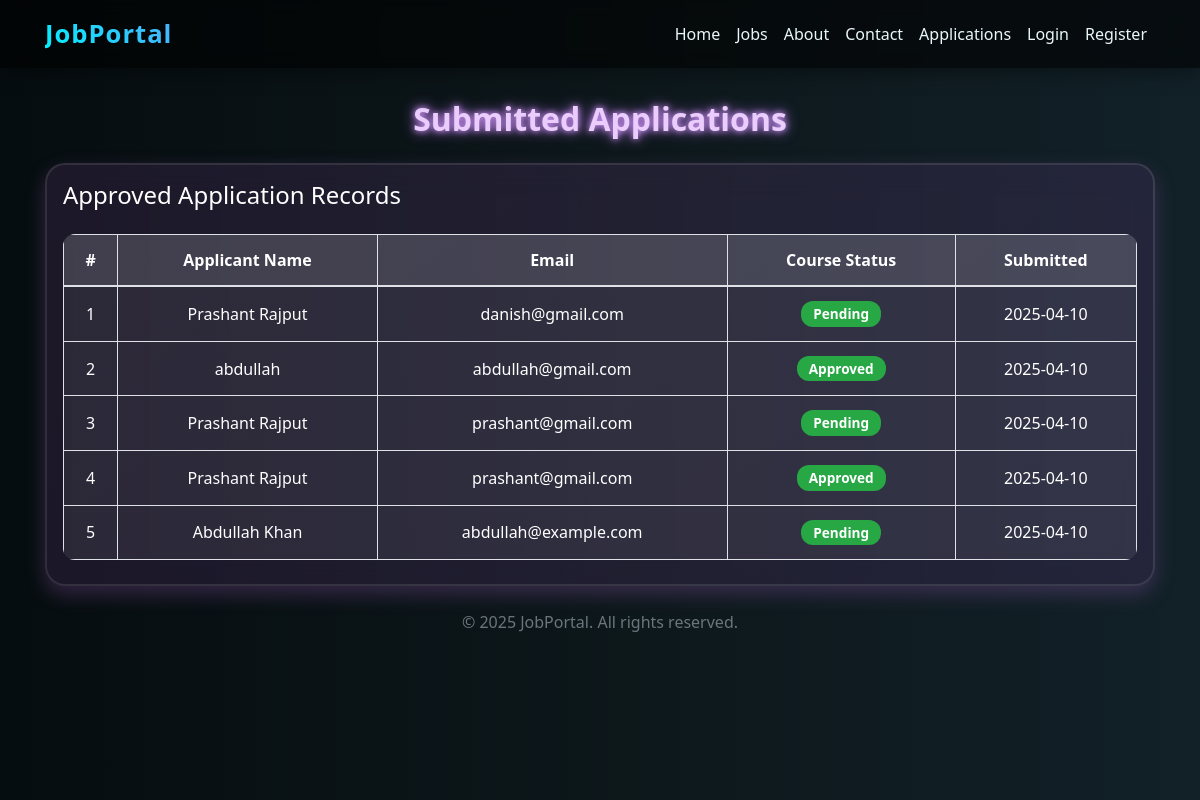
Screenshot of /submitted-applications.php with the database file from the repository.
### tables this page shows
CREATE TABLE `applications` (
  `id` int(11) NOT NULL,
  `job_title` varchar(255) DEFAULT NULL,
  `full_name` varchar(255) DEFAULT NULL,
  `email` varchar(255) DEFAULT NULL,
  `resume_file` varchar(255) DEFAULT NULL,
  `cover_letter` text DEFAULT NULL,
  `applied_at` timestamp NOT NULL DEFAULT current_timestamp(),
  `application_status` varchar(50) DEFAULT 'Pending',
  `job_id` int(11) DEFAULT NULL,
  `user_id` int(11) DEFAULT NULL
);

### submitted-applications.php (the view, shortened to what this page needs)
<?php
include('includes/db.php');
include('includes/head.php');
?>
<link rel="stylesheet" href="includes/style.php">
<body>
    <div class="bg-overlay"></div>
    <?php include('includes/navbar.php'); ?>
    <div class="container main-content">
        <h3 class="glow-title text-center" data-aos="zoom-in">
            <i class="fas fa-paper-plane me-2"></i>Submitted Applications
        </h3>
        <div class="glass-card mt-4" data-aos="fade-up">
            <div class="d-flex justify-content-between align-items-center mb-3 px-3 pt-3">
                <h4><i class="fas fa-list me-2"></i>Approved Application Records</h4>
            </div>
            <div class="table-responsive px-3 pb-4">
                <table class="table table-bordered text-center mb-0">
                    <thead>
                        <tr>
                            <th>#</th>
                            <th>Applicant Name</th>
                            <th>Email</th>
                            <th>Course Status</th>
                            <th>Submitted</th>
                        </tr>
                    </thead>
                    <tbody>
                        <?php
                        $query = "SELECT full_name, email, application_status, applied_at FROM applications ORDER BY applied_at DESC";
                        $result = mysqli_query($conn, $query);
                        $count = 1;
                        if ($result && mysqli_num_rows($result) > 0) {
                            while ($row = mysqli_fetch_assoc($result)) {
                                echo "<tr>
                                    <td>{$count}</td>
                                    <td>{$row['full_name']}</td>
                                    <td>{$row['email']}</td>
                                    <td><span class='badge bg-success'>{$row['application_status']}</span></td>
                                    <td>" . date("Y-m-d", strtotime($row['applied_at'])) . "</td>
                                </tr>";
                                $count++;
                            }
                        } else {
                            echo "<tr><td colspan='5'>No approved applications found.</td></tr>";
                        }
                        ?>
                    </tbody>
                </table>
            </div>
        </div>
    </div>
    <?php include('includes/footer.php'); ?>
</body>

### submitted-applications.php (style rules this page uses)
body { background: linear-gradient(to right, #0f2027, #203a43, #2c5364); font-family: 'Segoe UI', sans-serif; }
.bg-overlay { position: fixed; top: 0; left: 0; width: 100%; height: 100%; background: rgba(0, 0, 0, 0.6); z-index: -1; }
.glass-card { background: linear-gradient(145deg, rgba(155, 89, 182, 0.15), rgba(142, 68, 173, 0.15)); backdrop-filter: blur(16px); border: 2px solid rgba(255, 255, 255, 0.1); border-radius: 20px; box-shadow: 0 8px 20px rgba(155, 89, 182, 0.3); color: #fff; transition: 0.3s ease; position: relative; overflow: hidden; }
.glass-card::before { content: ''; position: absolute; top: 50%; left: 50%; width: 130%; height: 130%; background: radial-gradient(circle, rgba(155, 89, 182, 0.3), transparent 70%); transform: translate(-50%, -50%) scale(0.9); opacity: 0; z-index: -1; border-radius: 50%; transition: all 0.4s ease-in-out; filter: blur(18px); }
.glow-title { color: #eacdfc; text-shadow: 0 0 6px #da9fff, 0 0 14px #c17aff; font-size: 2rem; font-weight: bold; margin-bottom: 25px; }
.table { background: rgba(255, 255, 255, 0.07); border-radius: 12px; overflow: hidden; color: white; }
.table thead { background: rgba(255, 255, 255, 0.1); border-bottom: 1px solid rgba(255, 255, 255, 0.15); }
.table th, .table td { background: transparent; color: white; vertical-align: middle; padding: 14px 10px; }
.badge { font-size: 0.85rem; padding: 6px 12px; border-radius: 12px; }
.badge.bg-success { background-color: #28a745; }
.main-content { margin-top: 100px; }

### rows the page displays
applications: full_name "Prashant Rajput", email "danish@gmail.com", application_status "Pending", applied_at "2025-04-10"
applications: full_name "abdullah", email "abdullah@gmail.com", application_status "Approved", applied_at "2025-04-10"
applications: full_name "Prashant Rajput", email "prashant@gmail.com", application_status "Pending", applied_at "2025-04-10"
applications: full_name "Prashant Rajput", email "prashant@gmail.com", application_status "Approved", applied_at "2025-04-10"
applications: full_name "Abdullah Khan", email "abdullah@example.com", application_status "Pending", applied_at "2025-04-10"
